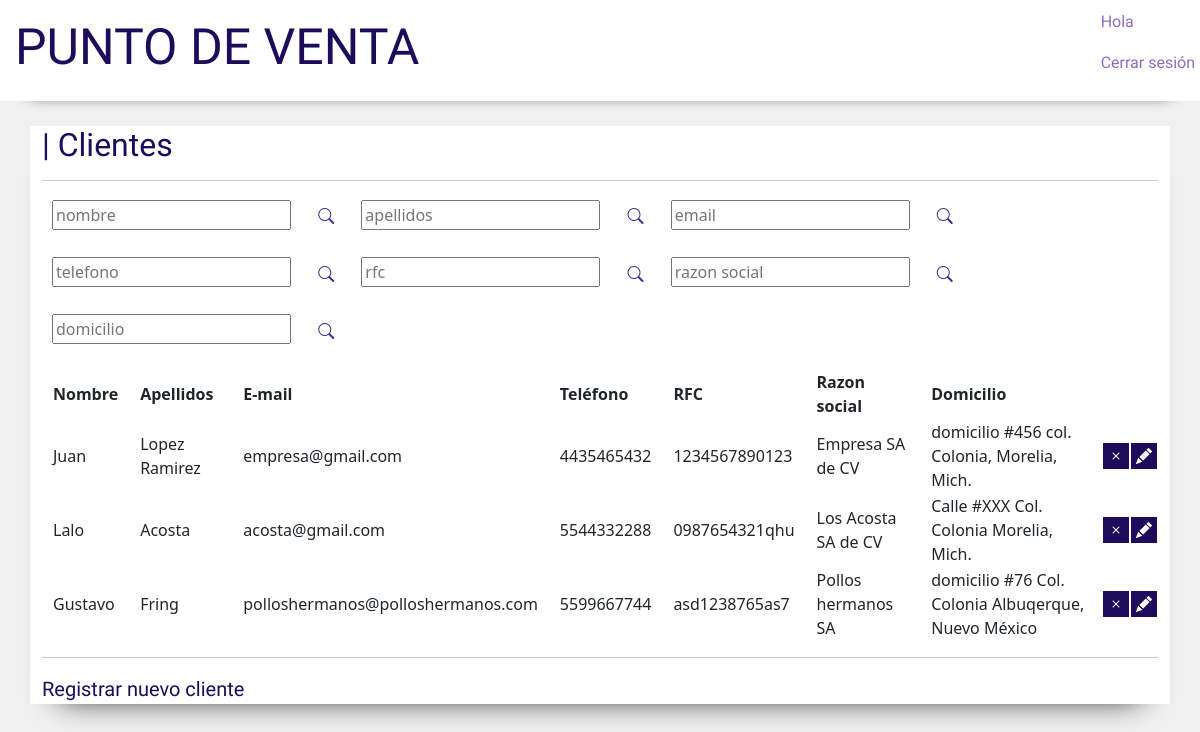
/clientes/, run on the app's committed database.
### manage_models/models.py (models this page shows, shortened)
class Cliente(models.Model):
    nombre = models.CharField(max_length=100)
    apellido = models.CharField(max_length=100)
    correo_electronico = models.EmailField(null=True)
    telefono = models.CharField(max_length=10)
    rfc = models.CharField(max_length=13, default='')
    razon_social = models.CharField(max_length=100, default='')
    domicilio = models.CharField(max_length=100, default='')

### manage_models/views.py (the view)
# urls.py: path('clientes/' , views.clientes , name='clientes'),
def clientes(request):
    clientes_lista = Cliente.objects.all()
    return render(request, 'manage_models/clientes.html' , {'clientes':clientes_lista})

### manage_models/templates/manage_models/clientes.html (shortened to what this page needs)
{% extends 'home/base.html' %}
{% load static %}
{% block content %}
<div class="usuarios_maincontainer container">
    <h2 class="usuarios_titulo">| Clientes</h2>
    <hr>
    <input type="text" id="buscar_nombre_input" placeholder="nombre" class="barra_busqueda">
    <button id="buscar_nombre" class="btn buscar_boton"><i class="bi bi-search"></i></button>
    <input type="text" id="buscar_apellidos_input" placeholder="apellidos" class="barra_busqueda">
    <button id="buscar_apellidos" class="btn buscar_boton"><i class="bi bi-search"></i></button>
    <input type="text" id="buscar_email_input" placeholder="email" class="barra_busqueda">
    <button id="buscar_email" class="btn buscar_boton"><i class="bi bi-search"></i></button>
    <input type="text" id="buscar_telefono_input" placeholder="telefono" class="barra_busqueda">
    <button id="buscar_telefono" class="btn buscar_boton"><i class="bi bi-search"></i></button>
    <input type="text" id="buscar_rfc_input" placeholder="rfc" class="barra_busqueda">
    <button id="buscar_rfc" class="btn buscar_boton"><i class="bi bi-search"></i></button>
    <input type="text" id="buscar_razon_input" placeholder="razon social" class="barra_busqueda">
    <button id="buscar_razon" class="btn buscar_boton"><i class="bi bi-search"></i></button>
    <input type="text" id="buscar_domicilio_input" placeholder="domicilio" class="barra_busqueda">
    <button id="buscar_domicilio" class="btn buscar_boton"><i class="bi bi-search"></i></button>
    <table>
        <thead>
            <tr>
                <th>
                    <p class="usuarios_espaciado"><strong>Nombre</strong></p>
                </th>
                <th>
                    <p class="usuarios_espaciado"><strong>Apellidos</strong></p>
                </th>
                <th>
                    <p class="usuarios_espaciado"><strong>E-mail</strong></p>
                </th>
                <th>
                    <p class="usuarios_espaciado"><strong>Teléfono</strong></p>
                </th>
                <th>
                    <p class="usuarios_espaciado"><strong>RFC</strong></p>
                </th>
                <th>
                    <p class="usuarios_espaciado"><strong>Razon social</strong></p>
                </th>
                <th>
                    <p class="usuarios_espaciado"><strong>Domicilio</strong></p>
                </th>
            </tr>
        </thead>
        <tbody id="tabla_clientes">
            {% for cliente in clientes %}
            <tr>
                <td>
                    <p class="usuarios_tablecontent usuarios_espaciado">{{cliente.nombre}}</p>
                </td>
                <td>
                    <p class="usuarios_tablecontent usuarios_espaciado">{{cliente.apellido}}</p>
                </td>
                <td>
                    <p class="usuarios_tablecontent usuarios_espaciado">{{cliente.correo_electronico}}</p>
                </td>
                <td>
                    <p class="usuarios_tablecontent usuarios_espaciado">{{cliente.telefono}}</p>
                </td>
                <td >
                    <p class="usuarios_tablecontent usuarios_espaciado">{{cliente.rfc}}</p>
                </td>
                <td >
                    <p class="usuarios_tablecontent usuarios_espaciado">{{cliente.razon_social}}</p>
                </td>
                <td >
                    <p class="usuarios_tablecontent usuarios_espaciado">{{cliente.domicilio}}</p>
                </td>
                <td >
                    <a href="{% url 'borrar_cliente' pk=cliente.pk %}" class="deleteuser"><i class="bi bi-x user_butonicon"></i></a>
                </td>
                <td >
                    <a href="{% url 'editar_cliente' pk=cliente.pk %}" class="deleteuser"><i class="bi bi-pencil-fill user_butonicon"></i></i></a>
                </td>
            </tr>
            {%endfor%}
        </tbody>
    </table>
    <hr>
    <a href="{% url 'registrar_cliente' %}" class="link_registrar_usuario">Registrar nuevo cliente</a>
</div>
{% endblock %}

### manage_models/static/css/base.css (style rules this page uses)
:root { --fondo : #f0f0f0; --fuente-grande: 'Inconsolata', monospace;; --fuente-pequena: 'Quicksand', sans-serif; --color1: #1C0C5B; --color2: #3D2C8D; --color3: #916BBF; --color4: #C996CC; }
body { margin: 0; background-color: var(--fondo); }
.usuarios_titulo { font-family: var(--fuente-grande); color: var(--color1); }
.barra_busqueda { margin: 0 10px 25px 10px; }
.buscar_boton { color: var(--color2); }
.usuarios_maincontainer { background-color: white; margin-top: 25px; -webkit-box-shadow: 0px 23px 10px -30px #000000; box-shadow: 0px 23px 30px -30px #000000; }
.usuarios_espaciado { margin: 0 10px; }
.deleteuser { padding: 2px 5px; background-color: var(--color1); border: none; }
.user_butonicon { color: white; }
.link_registrar_usuario { text-decoration: none; color: var(--color1); font-family: var(--fuente-pequena); font-size: 20px; }

### data on the page
Cliente: nombre "Juan", apellido "Lopez Ramirez", correo_electronico "empresa@gmail.com", telefono "4435465432", rfc "1234567890123", razon_social "Empresa SA de CV", domicilio "domicilio #456 col. Colonia, Morelia, Mich."
Cliente: nombre "Lalo", apellido "Acosta", correo_electronico "acosta@gmail.com", telefono "5544332288", rfc "0987654321qhu", razon_social "Los Acosta SA de CV", domicilio "Calle #XXX Col. Colonia Morelia, Mich."
Cliente: nombre "Gustavo", apellido "Fring", correo_electronico "polloshermanos@polloshermanos.com", telefono "5599667744", rfc "asd1238765as7", razon_social "Pollos hermanos SA", domicilio "domicilio #76 Col. Colonia Albuqerque, Nuevo México"
